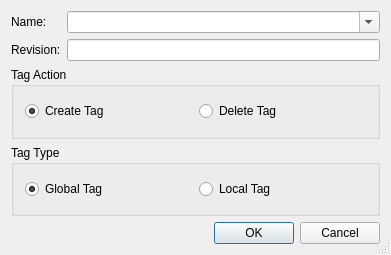
<?xml version="1.0" encoding="UTF-8"?>
<ui version="4.0">
 <class>HgTagDialog</class>
 <widget class="QDialog" name="HgTagDialog">
  <property name="geometry">
   <rect>
    <x>0</x>
    <y>0</y>
    <width>391</width>
    <height>255</height>
   </rect>
  </property>
  <property name="windowTitle">
   <string>Mercurial Tag</string>
  </property>
  <property name="sizeGripEnabled">
   <bool>true</bool>
  </property>
  <layout class="QGridLayout" name="gridLayout">
   <item row="0" column="0">
    <widget class="QLabel" name="TextLabel1">
     <property name="text">
      <string>Name:</string>
     </property>
    </widget>
   </item>
   <item row="0" column="1">
    <widget class="QComboBox" name="tagCombo">
     <property name="sizePolicy">
      <sizepolicy hsizetype="Expanding" vsizetype="Fixed">
       <horstretch>0</horstretch>
       <verstretch>0</verstretch>
      </sizepolicy>
     </property>
     <property name="toolTip">
      <string>Enter the name of the tag</string>
     </property>
     <property name="whatsThis">
      <string>&lt;b&gt;Tag Name&lt;/b&gt;
&lt;p&gt;Enter the name of the tag to be created, moved or deleted.&lt;/p&gt;</string>
     </property>
     <property name="editable">
      <bool>true</bool>
     </property>
     <property name="duplicatesEnabled">
      <bool>false</bool>
     </property>
    </widget>
   </item>
   <item row="1" column="0">
    <widget class="QLabel" name="label">
     <property name="text">
      <string>Revision:</string>
     </property>
    </widget>
   </item>
   <item row="1" column="1">
    <widget class="QLineEdit" name="revisionEdit">
     <property name="toolTip">
      <string>Enter a revision to set a tag for</string>
     </property>
    </widget>
   </item>
   <item row="2" column="0" colspan="2">
    <widget class="QGroupBox" name="tagActionGroup">
     <property name="title">
      <string>Tag Action</string>
     </property>
     <layout class="QHBoxLayout" name="horizontalLayout_2">
      <item>
       <widget class="QRadioButton" name="createTagButton">
        <property name="toolTip">
         <string>Select to create a tag</string>
        </property>
        <property name="whatsThis">
         <string>&lt;b&gt;Create Tag&lt;/b&gt;
&lt;p&gt;Select this entry in order to create a tag.&lt;/p&gt;</string>
        </property>
        <property name="text">
         <string>Create Tag</string>
        </property>
        <property name="checked">
         <bool>true</bool>
        </property>
       </widget>
      </item>
      <item>
       <widget class="QRadioButton" name="deleteTagButton">
        <property name="toolTip">
         <string>Select to delete a tag</string>
        </property>
        <property name="whatsThis">
         <string>&lt;b&gt;Delete Tag&lt;/b&gt;
&lt;p&gt;Select this entry in order to delete the selected tag.&lt;/p&gt;</string>
        </property>
        <property name="text">
         <string>Delete Tag</string>
        </property>
       </widget>
      </item>
     </layout>
    </widget>
   </item>
   <item row="3" column="0" colspan="2">
    <widget class="QGroupBox" name="tagTypeGroup">
     <property name="title">
      <string>Tag Type</string>
     </property>
     <layout class="QHBoxLayout" name="horizontalLayout">
      <item>
       <widget class="QRadioButton" name="globalTagButton">
        <property name="toolTip">
         <string>Select to create/delete a global tag</string>
        </property>
        <property name="text">
         <string>Global Tag</string>
        </property>
        <property name="checked">
         <bool>true</bool>
        </property>
       </widget>
      </item>
      <item>
       <widget class="QRadioButton" name="localTagButton">
        <property name="toolTip">
         <string>Select to create/delete a local tag</string>
        </property>
        <property name="text">
         <string>Local Tag</string>
        </property>
       </widget>
      </item>
     </layout>
    </widget>
   </item>
   <item row="4" column="0" colspan="2">
    <widget class="QDialogButtonBox" name="buttonBox">
     <property name="orientation">
      <enum>Qt::Horizontal</enum>
     </property>
     <property name="standardButtons">
      <set>QDialogButtonBox::Cancel|QDialogButtonBox::Ok</set>
     </property>
    </widget>
   </item>
  </layout>
 </widget>
 <layoutdefault spacing="6" margin="11"/>
 <pixmapfunction>qPixmapFromMimeSource</pixmapfunction>
 <tabstops>
  <tabstop>tagCombo</tabstop>
  <tabstop>revisionEdit</tabstop>
  <tabstop>createTagButton</tabstop>
  <tabstop>deleteTagButton</tabstop>
  <tabstop>globalTagButton</tabstop>
  <tabstop>localTagButton</tabstop>
  <tabstop>buttonBox</tabstop>
 </tabstops>
 <resources/>
 <connections>
  <connection>
   <sender>buttonBox</sender>
   <signal>accepted()</signal>
   <receiver>HgTagDialog</receiver>
   <slot>accept()</slot>
   <hints>
    <hint type="sourcelabel">
     <x>94</x>
     <y>226</y>
    </hint>
    <hint type="destinationlabel">
     <x>25</x>
     <y>214</y>
    </hint>
   </hints>
  </connection>
  <connection>
   <sender>buttonBox</sender>
   <signal>rejected()</signal>
   <receiver>HgTagDialog</receiver>
   <slot>reject()</slot>
   <hints>
    <hint type="sourcelabel">
     <x>131</x>
     <y>226</y>
    </hint>
    <hint type="destinationlabel">
     <x>128</x>
     <y>210</y>
    </hint>
   </hints>
  </connection>
  <connection>
   <sender>deleteTagButton</sender>
   <signal>toggled(bool)</signal>
   <receiver>revisionEdit</receiver>
   <slot>setDisabled(bool)</slot>
   <hints>
    <hint type="sourcelabel">
     <x>145</x>
     <y>164</y>
    </hint>
    <hint type="destinationlabel">
     <x>137</x>
     <y>49</y>
    </hint>
   </hints>
  </connection>
 </connections>
</ui>
